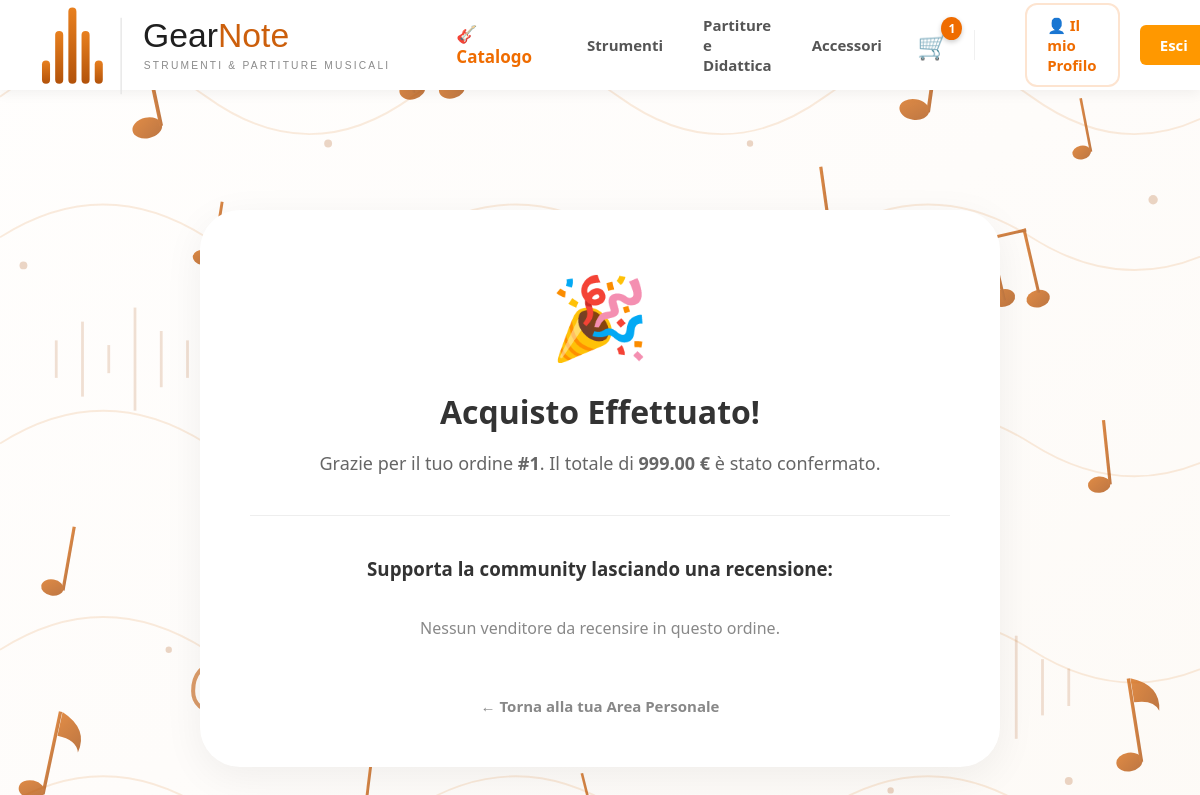
Page /carrello/successo/1/ (signed in) on the committed database.
### catalog/models.py (models this page shows, shortened)
class Categoria(models.Model):
    nome = models.CharField(max_length=100)
    slug = models.SlugField(unique=True, blank=True)
    categoria_padre = models.ForeignKey(
        'self',
        on_delete=models.CASCADE,
        null=True,
        blank=True,
        related_name='sottocategorie'
    )
    class Meta:
        verbose_name_plural = "Categorie"

### cart/models.py (models this page shows, shortened)
class Ordine(models.Model):
    utente = models.ForeignKey(User, on_delete=models.CASCADE, related_name='ordini')
    nome_completo = models.CharField(max_length=100)
    indirizzo = models.CharField(max_length=250)
    citta = models.CharField(max_length=100)
    cap = models.CharField(max_length=10)
    totale = models.DecimalField(max_digits=10, decimal_places=2)
    creato_il = models.DateTimeField(auto_now_add=True)

### cart/views.py (the view)
# urls.py: path('successo/<int:ordine_id>/', views.checkout_success, name='successo'),
@login_required(login_url='accounts:login')
def checkout_success(request, ordine_id):
    ordine = get_object_or_404(Ordine, id=ordine_id, utente=request.user)
    venditori = set([elemento.venditore for elemento in ordine.elementi.all() if elemento.venditore])
    return render(request, 'cart/successo.html', {
        'ordine': ordine,
        'venditori': venditori
    })

### cart/context_processors.py (called while the page is built)
def contatore_carrello(request):
    conteggio = 0
    if request.user.is_authenticated and request.user.profilo.ruolo != 'venditore':
        try:
            carrello = Carrello.objects.get(utente=request.user)
            conteggio = carrello.numero_articoli
        except Carrello.DoesNotExist:
            conteggio = 0
    return {'cart_items_count': conteggio}

### cart/models.py (called while the page is built)
    @property
    def numero_articoli(self):
        elementi = self.elementi.all()
        return sum([elemento.quantita for elemento in elementi])

### catalog/context_processors.py (called while the page is built)
def categorie_navbar(request):
    return {
        'categorie_principali': Categoria.objects.filter(categoria_padre__isnull=True)
    }

### cart/templates/cart/successo.html (shortened to what this page needs)
{% extends 'base.html' %}
{% block content %}
<div style="max-width: 800px; margin: 60px auto; text-align: center;">
    <div style="background: white; padding: 50px; border-radius: 40px; box-shadow: 0 10px 40px rgba(0,0,0,0.06);">
        <div style="font-size: 80px; margin-bottom: 20px;">🎉</div>
        <h1 style="color: #333; font-weight: 900; margin-bottom: 10px;">Acquisto Effettuato!</h1>
        <p style="color: #666; font-size: 18px; margin-bottom: 30px;">Grazie per il tuo ordine <strong>#{{ ordine.id }}</strong>. Il totale di <strong>{{ ordine.totale }} €</strong> è stato confermato.</p>
        <div style="height: 1px; background: #eee; width: 100%; margin: 40px 0;"></div>
        <h3 style="color: #333; margin-bottom: 20px;">Supporta la community lasciando una recensione:</h3>
        <div style="display: flex; flex-direction: column; gap: 15px; align-items: center;">
            {% for venditore in venditori %}
                <div style="display: flex; align-items: center; justify-content: space-between; width: 100%; max-width: 500px; background: #fff8f3; padding: 20px; border-radius: 20px; border: 1px solid #fde4d0;">
                    <div style="text-align: left;">
                        <span style="font-size: 12px; color: #888; text-transform: uppercase; font-weight: 700;">Venditore</span>
                        <h4 style="margin: 0; color: #ef6c00; font-size: 18px;">@{{ venditore.username }}</h4>
                    </div>
                    <a href="{% url 'accounts:recensione' venditore.id %}" style="background: #ef6c00; color: white; padding: 10px 20px; border-radius: 50px; text-decoration: none; font-weight: 700; font-size: 14px; transition: 0.2s;" onmouseover="this.style.backgroundColor='#e65c00'" onmouseout="this.style.backgroundColor='#ef6c00'">
                        ⭐ Scrivi Recensione
                    </a>
                </div>
            {% empty %}
                <p style="color: #888;">Nessun venditore da recensire in questo ordine.</p>
            {% endfor %}
        </div>
        <div style="margin-top: 40px;">
            <a href="{% url 'accounts:profilo' %}" style="color: #888; text-decoration: none; font-weight: 600; font-size: 15px;">← Torna alla tua Area Personale</a>
        </div>
    </div>
</div>
{% endblock %}

### templates/base.html (shortened to what this page needs)
{% load static %}
<!DOCTYPE html>
<html lang="it">
<head>
    <link rel="stylesheet" href="{% static 'css/style.css' %}">
</head>
<body>
    <header class="navbar" style="display: flex; justify-content: space-between; align-items: center;">
        <div style="display: flex; align-items: center; gap: 40px;">
            <div class="logo">
                <a href="/">
                    <img src="{% static 'img/logo.svg' %}" alt="Logo GearNote" style="display: block;">
                </a>
            </div>
            <a href="{% url 'catalog:lista' %}" style="
                font-size: 17px;
                font-weight: 800;
                color: #ef6c00;
                text-decoration: none;
                display: flex;
                align-items: center;
                gap: 8px;
                padding: 8px 15px;
                border-radius: 12px;
                transition: all 0.2s ease;
            " onmouseover="this.style.backgroundColor='#fff8f3'; this.style.transform='translateY(-2px)';" onmouseout="this.style.backgroundColor='transparent'; this.style.transform='translateY(0)';"
            >
                🎸 Catalogo
            </a>
            {% for macro in categorie_principali %}
                <a href="{% url 'catalog:categoria_detail' macro.slug %}" class="link-macro" style="
                    font-size: 15px;
                    font-weight: 600;
                    color: #555;
                    text-decoration: none;
                    transition: color 0.2s;
                " onmouseover="this.style.color='#ef6c00';" onmouseout="this.style.color='#555';">
                    {{ macro.nome }}
                </a>
            {% endfor %}
        </div>
        <nav class="nav-links" style="display: flex; align-items: center; gap: 20px;">
            <a href="{% url 'cart:vedi_carrello' %}" style="text-decoration: none; position: relative; display: flex; align-items: center; justify-content: center; padding: 5px; transition: transform 0.2s ease;" onmouseover="this.style.transform='scale(1.1)';" onmouseout="this.style.transform='scale(1)';">
                <span style="font-size: 26px;">🛒</span>
                {% if cart_items_count > 0 %}
                    <span style="position: absolute; top: -5px; right: -8px; background: #ef6c00; color: white; border-radius: 50%; padding: 3px 7px; font-size: 12px; font-weight: 900; box-shadow: 0 2px 5px rgba(0,0,0,0.2);">
                        {{ cart_items_count }}
                    </span>
                {% endif %}
            </a>
            {% if user.is_authenticated %}
                <a href="{% url 'accounts:profilo' %}" style="
                    padding: 10px 20px;
                    background: white;
                    color: #ef6c00;
                    border: 2px solid #fde4d0;
                    border-radius: 12px;
                    font-weight: 700;
                    text-decoration: none;
                    transition: all 0.2s ease;
                " onmouseover="this.style.borderColor='#ef6c00'; this.style.boxShadow='0 4px 10px rgba(239, 108, 0, 0.1)';" onmouseout="this.style.borderColor='#fde4d0'; this.style.boxShadow='none';">
                    👤 Il mio Profilo
                </a>
                <form action="{% url 'accounts:logout' %}" method="post" style="display: inline;">
                    <button type="submit" class="btn-primary">Esci</button>
                </form>
            {% else %}
                <a href="{% url 'accounts:login' %}" style="text-decoration: none; color: #333; font-weight: 700; padding: 10px 15px;">Accedi</a>
                <a href="{% url 'accounts:registrati' %}" class="btn-primary">Registrati</a>
            {% endif %}
        </nav>
    </header>
    <main class="container">
        {% block content %}
        {% endblock content %}
    </main>
</body>
</html>

### static/css/style.css (style rules this page uses)
:root { --colore-sfondo: #f4f6f9; --colore-bianco: #ffffff; --testo-base: #333333; --testo-titoli: #1a1a1a; --testo-secondario: #555555; --testo-chiaro: #666666; --arancione-base: #ff9800; --arancione-scuro: #e67e22; --ombra-arancione: rgba(255, 152, 0, 0.4); --rosso-logout: #e74c3c; --rosso-logout-hover: #c0392b; --bordo-input: #dddddd; --ombra-leggera: 0 4px 12px rgba(0, 0, 0, 0.05); --ombra-scheda: 0 8px 24px rgba(0, 0, 0, 0.08); }
body { margin: 0; padding: 0; font-family: 'Segoe UI', Roboto, Helvetica, Arial, sans-serif; color: var(--testo-base); background-image: url('../img/background.svg'); background-size: cover; background-position: center; background-repeat: no-repeat; background-attachment: fixed; }
.navbar { background-color: var(--colore-bianco); box-shadow: var(--ombra-leggera); display: flex; justify-content: space-between; align-items: center; padding: 0 50px 0 20px; height: 90px; box-sizing: border-box; position: sticky; top: 0; z-index: 1000; }
.container { max-width: 1000px; margin: 40px auto; padding: 20px; }
.logo { display: flex; align-items: center; height: 100%; padding: 0; }
.logo a { display: flex; align-items: center; text-decoration: none; height: 100%; }
.logo img { height: 110px; width: auto; display: block; margin-top: 0px; transition: transform 0.2s ease-in-out; }
.nav-links { display: flex; align-items: center; }
.nav-links a { color: var(--testo-secondario); text-decoration: none; font-weight: 600; font-size: 15px; margin-left: 30px; transition: color 0.2s ease-in-out; }
.btn-primary { background-color: var(--arancione-base) !important; color: var(--colore-bianco) !important; padding: 10px 20px; border: none !important; border-radius: 6px; font-size: 15px; font-weight: bold; font-family: inherit; cursor: pointer; text-align: center; text-decoration: none !important; display: inline-block; box-sizing: border-box; transition: all 0.3s ease !important; }
a.btn-primary, a.btn-primary:link, a.btn-primary:visited, a.btn-primary:hover, a.btn-primary:active, button.btn-primary { color: var(--colore-bianco) !important; }
html { scrollbar-width: thin; scrollbar-color: var(--arancione-scuro) #f4f1ec; }

### rows in the picture
Categoria: nome "Strumenti"
Categoria: nome "Partiture e Didattica"
Categoria: nome "Accessori"
Ordine: id "1", totale "999.00"

### other values in the picture
{{ cart_items_count }} "1"
